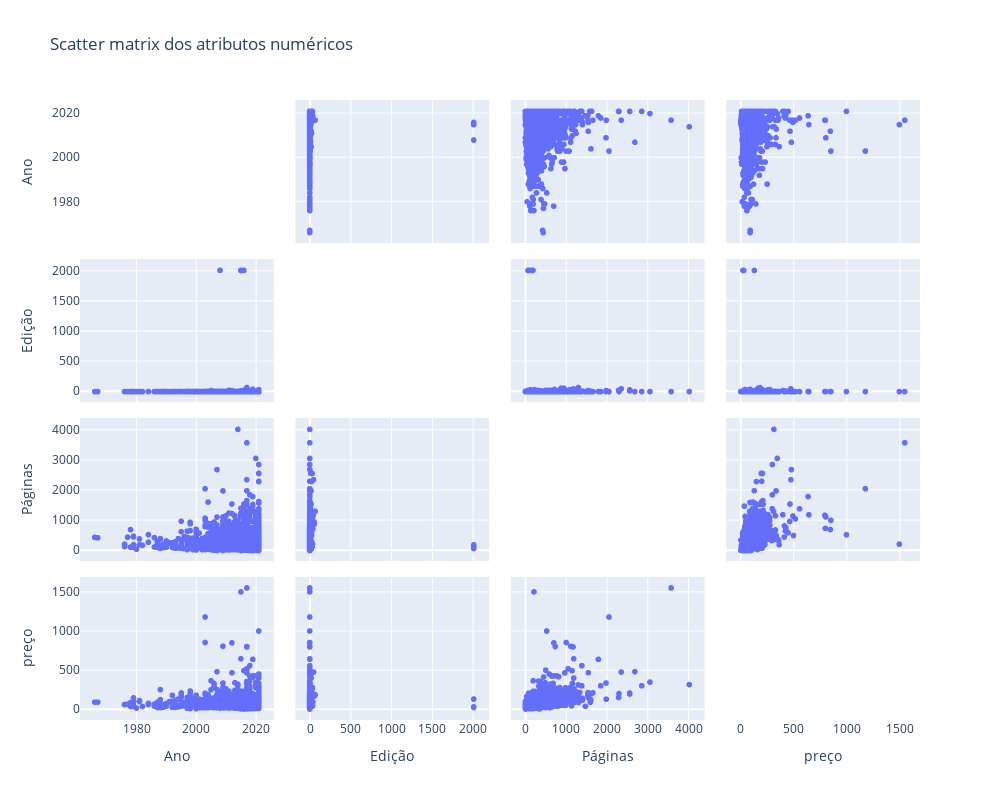

Notebook code cell kept with this figure:
### Markdown cell above
### Apenas o número de páginas parece ter uma correlçao positiva relevante

### Code cell
fig = px.scatter_matrix(df,
    dimensions=["Ano", "Edição", "Páginas", "preço"],
    # color="species", symbol="species",
    title="Scatter matrix dos atributos numéricos",
    labels={col:col.replace('_', ' ') for col in df.columns},width=1000,height=800) # remove underscore
fig.update_traces(diagonal_visible=False)
fig.show()

### Figure 1 — Plotly figure (JSON) as saved in the notebook; plotly's stock layout.template omitted (floating-point values rounded to 4 significant figures; data arrays with more than 128 entries replaced by an {"elided": "..."} marker saying what was removed)
{"data": [{"diagonal": {"visible": false}, "dimensions": [{"axis": {"matches": true}, "label": "Ano", "values": {"elided": "3917 int values"}}, {"axis": {"matches": true}, "label": "Edição", "values": {"elided": "3917 int values"}}, {"axis": {"matches": true}, "label": "Páginas", "values": {"elided": "3917 int values"}}, {"axis": {"matches": true}, "label": "preço", "values": {"elided": "3917 float values"}}], "hovertemplate": "%{xaxis.title.text}=%{x}<br>%{yaxis.title.text}=%{y}<extra></extra>", "legendgroup": "", "marker": {"color": "#636efa", "symbol": "circle"}, "name": "", "showlegend": false, "type": "splom"}], "layout": {"dragmode": "select", "height": 800, "legend": {"tracegroupgap": 0}, "title": {"text": "Scatter matrix dos atributos numéricos"}, "width": 1000}}
